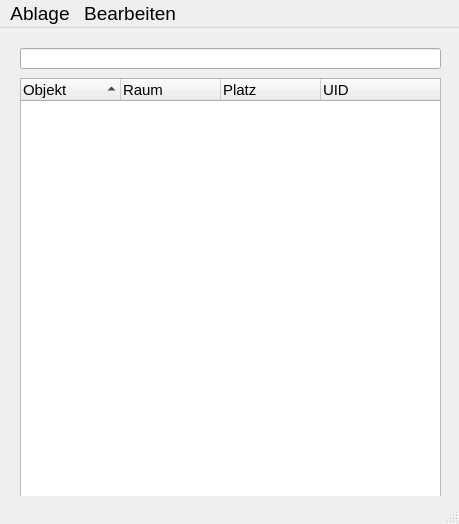
<?xml version="1.0" encoding="UTF-8"?>
<ui version="4.0">
 <class>mainWindow</class>
 <widget class="QMainWindow" name="mainWindow">
  <property name="geometry">
   <rect>
    <x>0</x>
    <y>0</y>
    <width>459</width>
    <height>524</height>
   </rect>
  </property>
  <property name="font">
   <font>
    <pointsize>14</pointsize>
   </font>
  </property>
  <property name="windowTitle">
   <string>Hippo | Findus</string>
  </property>
  <widget class="QWidget" name="centralwidget">
   <widget class="QTreeWidget" name="baum">
    <property name="geometry">
     <rect>
      <x>20</x>
      <y>50</y>
      <width>421</width>
      <height>441</height>
     </rect>
    </property>
    <property name="font">
     <font>
      <pointsize>14</pointsize>
     </font>
    </property>
    <property name="selectionMode">
     <enum>QAbstractItemView::ExtendedSelection</enum>
    </property>
    <property name="sortingEnabled">
     <bool>true</bool>
    </property>
    <property name="headerHidden">
     <bool>false</bool>
    </property>
    <column>
     <property name="text">
      <string notr="true">Objekt</string>
     </property>
     <property name="font">
      <font>
       <pointsize>11</pointsize>
       <weight>50</weight>
       <bold>false</bold>
      </font>
     </property>
    </column>
    <column>
     <property name="text">
      <string>Raum </string>
     </property>
     <property name="font">
      <font>
       <pointsize>11</pointsize>
      </font>
     </property>
    </column>
    <column>
     <property name="text">
      <string>Platz</string>
     </property>
     <property name="font">
      <font>
       <pointsize>11</pointsize>
      </font>
     </property>
    </column>
    <column>
     <property name="text">
      <string>UID</string>
     </property>
     <property name="font">
      <font>
       <pointsize>11</pointsize>
      </font>
     </property>
    </column>
   </widget>
   <widget class="QLineEdit" name="suchText">
    <property name="geometry">
     <rect>
      <x>20</x>
      <y>20</y>
      <width>421</width>
      <height>21</height>
     </rect>
    </property>
    <property name="clearButtonEnabled">
     <bool>true</bool>
    </property>
   </widget>
  </widget>
  <widget class="QMenuBar" name="menubar">
   <property name="geometry">
    <rect>
     <x>0</x>
     <y>0</y>
     <width>459</width>
     <height>22</height>
    </rect>
   </property>
   <widget class="QMenu" name="menuAblage">
    <property name="title">
     <string>Ablage</string>
    </property>
    <addaction name="aNeuer_Container"/>
    <addaction name="aNeuer_Content"/>
    <addaction name="separator"/>
    <addaction name="aDrucken"/>
   </widget>
   <widget class="QMenu" name="menuBearbeiten">
    <property name="title">
     <string>Bearbeiten</string>
    </property>
    <addaction name="aWiderrufen"/>
    <addaction name="separator"/>
    <addaction name="separator"/>
    <addaction name="aLoeschen"/>
   </widget>
   <addaction name="menuAblage"/>
   <addaction name="menuBearbeiten"/>
  </widget>
  <widget class="QStatusBar" name="statusbar"/>
  <action name="aNeuer_Container">
   <property name="text">
    <string>Neuer Container</string>
   </property>
   <property name="shortcut">
    <string>Ctrl+Shift+N</string>
   </property>
  </action>
  <action name="aNeuer_Content">
   <property name="text">
    <string>Neuer Content</string>
   </property>
   <property name="shortcut">
    <string>Ctrl+N</string>
   </property>
  </action>
  <action name="aDrucken">
   <property name="text">
    <string>Drucken</string>
   </property>
   <property name="shortcut">
    <string>Ctrl+P</string>
   </property>
  </action>
  <action name="aWiderrufen">
   <property name="text">
    <string>Widerrufen</string>
   </property>
   <property name="shortcut">
    <string>Ctrl+Z</string>
   </property>
  </action>
  <action name="aLoeschen">
   <property name="text">
    <string>Löschen</string>
   </property>
   <property name="shortcut">
    <string>Backspace</string>
   </property>
  </action>
 </widget>
 <resources/>
 <connections/>
</ui>
